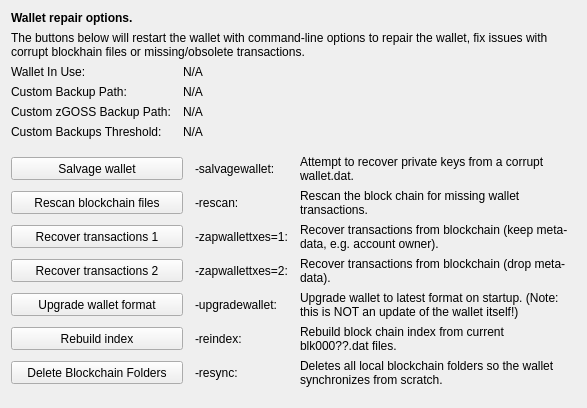
     <widget class="QWidget" name="tab_repair">
      <attribute name="title">
       <string>&amp;Wallet Repair</string>
      </attribute>
      <layout class="QGridLayout" name="gridLayout_4" columnstretch="0,0,0,0">
       <property name="horizontalSpacing">
        <number>12</number>
       </property>
       <item row="0" column="0" colspan="4">
        <widget class="QLabel" name="label_repair_header">
         <property name="font">
          <font>
           <weight>75</weight>
           <bold>true</bold>
          </font>
         </property>
         <property name="text">
          <string>Wallet repair options.</string>
         </property>
        </widget>
       </item>
       <item row="1" column="0" colspan="4">
        <widget class="QLabel" name="label_repair_helptext">
         <property name="font">
          <font>
           <weight>50</weight>
           <bold>false</bold>
          </font>
         </property>
         <property name="text">
          <string>The buttons below will restart the wallet with command-line options to repair the wallet, fix issues with corrupt blockhain files or missing/obsolete transactions.</string>
         </property>
         <property name="wordWrap">
          <bool>true</bool>
         </property>
        </widget>
       </item>
       <item row="2" column="0">
        <widget class="QLabel" name="wallet_path_label">
         <property name="text">
          <string>Wallet In Use:</string>
         </property>
        </widget>
       </item>
       <item row="2" column="1" colspan="3">
        <widget class="QLabel" name="wallet_path">
         <property name="cursor">
          <cursorShape>IBeamCursor</cursorShape>
         </property>
         <property name="text">
          <string>N/A</string>
         </property>
         <property name="textFormat">
          <enum>Qt::PlainText</enum>
         </property>
         <property name="textInteractionFlags">
          <set>Qt::LinksAccessibleByMouse|Qt::TextSelectableByKeyboard|Qt::TextSelectableByMouse</set>
         </property>
        </widget>
       </item>
       <item row="3" column="0">
        <widget class="QLabel" name="wallet_custombackuppath_label">
         <property name="text">
          <string>Custom Backup Path:</string>
         </property>
         <property name="visible">
          <bool>false</bool>
         </property>
        </widget>
       </item>
       <item row="3" column="1" colspan="3">
        <widget class="QLabel" name="wallet_custombackuppath">
         <property name="cursor">
          <cursorShape>IBeamCursor</cursorShape>
         </property>
         <property name="text">
          <string>N/A</string>
         </property>
         <property name="textFormat">
          <enum>Qt::PlainText</enum>
         </property>
         <property name="textInteractionFlags">
          <set>Qt::LinksAccessibleByMouse|Qt::TextSelectableByKeyboard|Qt::TextSelectableByMouse</set>
         </property>
         <property name="visible">
          <bool>false</bool>
         </property>
        </widget>
       </item>
       <item row="4" column="0">
        <widget class="QLabel" name="wallet_customzgossbackuppath_label">
         <property name="text">
          <string>Custom zGOSS Backup Path:</string>
         </property>
         <property name="visible">
          <bool>false</bool>
         </property>
        </widget>
       </item>
       <item row="4" column="1" colspan="3">
        <widget class="QLabel" name="wallet_customzgossbackuppath">
         <property name="cursor">
          <cursorShape>IBeamCursor</cursorShape>
         </property>
         <property name="text">
          <string>N/A</string>
         </property>
         <property name="textFormat">
          <enum>Qt::PlainText</enum>
         </property>
         <property name="textInteractionFlags">
          <set>Qt::LinksAccessibleByMouse|Qt::TextSelectableByKeyboard|Qt::TextSelectableByMouse</set>
         </property>
         <property name="visible">
          <bool>false</bool>
         </property>
        </widget>
       </item>
       <item row="5" column="0">
        <widget class="QLabel" name="wallet_custombackupthreshold_label">
         <property name="text">
          <string>Custom Backups Threshold:</string>
         </property>
         <property name="visible">
          <bool>false</bool>
         </property>
        </widget>
       </item>
       <item row="5" column="1" colspan="3">
        <widget class="QLabel" name="wallet_custombackupthreshold">
         <property name="cursor">
          <cursorShape>IBeamCursor</cursorShape>
         </property>
         <property name="text">
          <string>N/A</string>
         </property>
         <property name="textFormat">
          <enum>Qt::PlainText</enum>
         </property>
         <property name="textInteractionFlags">
          <set>Qt::LinksAccessibleByMouse|Qt::TextSelectableByKeyboard|Qt::TextSelectableByMouse</set>
         </property>
         <property name="visible">
          <bool>false</bool>
         </property>
        </widget>
       </item>
       <item row="6" column="0">
        <spacer name="verticalSpacer_repair1">
         <property name="orientation">
          <enum>Qt::Vertical</enum>
         </property>
         <property name="sizeHint" stdset="0">
          <size>
           <width>10</width>
           <height>10</height>
          </size>
         </property>
        </spacer>
       </item>
       <item row="7" column="0" colspan="2">
        <widget class="QPushButton" name="btn_salvagewallet">
         <property name="minimumSize">
          <size>
           <width>100</width>
           <height>23</height>
          </size>
         </property>
         <property name="text">
          <string>Salvage wallet</string>
         </property>
        </widget>
       </item>
       <item row="7" column="2">
        <widget class="QLabel" name="label_repair_salvage_command">
         <property name="text">
          <string notr="true">-salvagewallet:</string>
         </property>
        </widget>
       </item>
       <item row="7" column="3">
        <widget class="QLabel" name="label_repair_salvage">
         <property name="text">
          <string>Attempt to recover private keys from a corrupt wallet.dat.</string>
         </property>
         <property name="wordWrap">
          <bool>true</bool>
         </property>
        </widget>
       </item>
       <item row="8" column="0" colspan="2">
        <widget class="QPushButton" name="btn_rescan">
         <property name="minimumSize">
          <size>
           <width>100</width>
           <height>23</height>
          </size>
         </property>
         <property name="text">
          <string>Rescan blockchain files</string>
         </property>
        </widget>
       </item>
       <item row="8" column="2">
        <widget class="QLabel" name="label_repair_rescan_command">
         <property name="text">
          <string notr="true">-rescan:</string>
         </property>
        </widget>
       </item>
       <item row="8" column="3">
        <widget class="QLabel" name="label_repair_rescan">
         <property name="text">
          <string>Rescan the block chain for missing wallet transactions.</string>
         </property>
         <property name="wordWrap">
          <bool>true</bool>
         </property>
        </widget>
       </item>
       <item row="9" column="0" colspan="2">
        <widget class="QPushButton" name="btn_zapwallettxes1">
         <property name="minimumSize">
          <size>
           <width>100</width>
           <height>23</height>
          </size>
         </property>
         <property name="text">
          <string>Recover transactions 1</string>
         </property>
        </widget>
       </item>
       <item row="9" column="2">
        <widget class="QLabel" name="label_repair_zap1_command">
         <property name="text">
          <string notr="true">-zapwallettxes=1:</string>
         </property>
        </widget>
       </item>
       <item row="9" column="3">
        <widget class="QLabel" name="label_repair_zap1">
         <property name="text">
          <string>Recover transactions from blockchain (keep meta-data, e.g. account owner).</string>
         </property>
         <property name="wordWrap">
          <bool>true</bool>
         </property>
        </widget>
       </item>
       <item row="10" column="0" colspan="2">
        <widget class="QPushButton" name="btn_zapwallettxes2">
         <property name="minimumSize">
          <size>
           <width>100</width>
           <height>23</height>
          </size>
         </property>
         <property name="text">
          <string>Recover transactions 2</string>
         </property>
        </widget>
       </item>
       <item row="10" column="2">
        <widget class="QLabel" name="label_repair_zap2_command">
         <property name="text">
          <string notr="true">-zapwallettxes=2:</string>
         </property>
        </widget>
       </item>
       <item row="10" column="3">
        <widget class="QLabel" name="label_repair_zap2">
         <property name="text">
          <string>Recover transactions from blockchain (drop meta-data).</string>
         </property>
         <property name="wordWrap">
          <bool>true</bool>
         </property>
        </widget>
       </item>
       <item row="11" column="0" colspan="2">
        <widget class="QPushButton" name="btn_upgradewallet">
         <property name="minimumSize">
          <size>
           <width>100</width>
           <height>23</height>
          </size>
         </property>
         <property name="text">
          <string>Upgrade wallet format</string>
         </property>
        </widget>
       </item>
       <item row="11" column="2">
        <widget class="QLabel" name="label_repair_upgrade_command">
         <property name="text">
          <string notr="true">-upgradewallet:</string>
         </property>
        </widget>
       </item>
       <item row="11" column="3">
        <widget class="QLabel" name="label_repair_upgrade">
         <property name="text">
          <string>Upgrade wallet to latest format on startup. (Note: this is NOT an update of the wallet itself!)</string>
         </property>
         <property name="wordWrap">
          <bool>true</bool>
         </property>
        </widget>
       </item>
       <item row="12" column="0" colspan="2">
        <widget class="QPushButton" name="btn_reindex">
         <property name="minimumSize">
          <size>
           <width>100</width>
           <height>23</height>
          </size>
         </property>
         <property name="text">
          <string>Rebuild index</string>
         </property>
        </widget>
       </item>
       <item row="12" column="2">
        <widget class="QLabel" name="label_repair_reindex_command">
         <property name="text">
          <string notr="true">-reindex:</string>
         </property>
        </widget>
       </item>
       <item row="12" column="3">
        <widget class="QLabel" name="label_repair_reindex">
         <property name="text">
          <string>Rebuild block chain index from current blk000??.dat files.</string>
         </property>
         <property name="wordWrap">
          <bool>true</bool>
         </property>
        </widget>
       </item>
       <item row="13" column="0" colspan="2">
        <widget class="QPushButton" name="btn_resync">
         <property name="minimumSize">
          <size>
           <width>100</width>
           <height>23</height>
          </size>
         </property>
         <property name="text">
          <string>Delete Blockchain Folders</string>
         </property>
        </widget>
       </item>
       <item row="13" column="2">
        <widget class="QLabel" name="label_repair_resync_command">
         <property name="text">
          <string>-resync:</string>
         </property>
        </widget>
       </item>
       <item row="13" column="3">
        <widget class="QLabel" name="label_repair_resync">
         <property name="text">
          <string>Deletes all local blockchain folders so the wallet synchronizes from scratch.</string>
         </property>
         <property name="wordWrap">
          <bool>true</bool>
         </property>
        </widget>
       </item>
       <item row="14" column="0">
        <spacer name="verticalSpacer_repair2">
         <property name="orientation">
          <enum>Qt::Vertical</enum>
         </property>
         <property name="sizeHint" stdset="0">
          <size>
           <width>20</width>
           <height>10</height>
          </size>
         </property>
        </spacer>
       </item>
      </layout>
     </widget>
